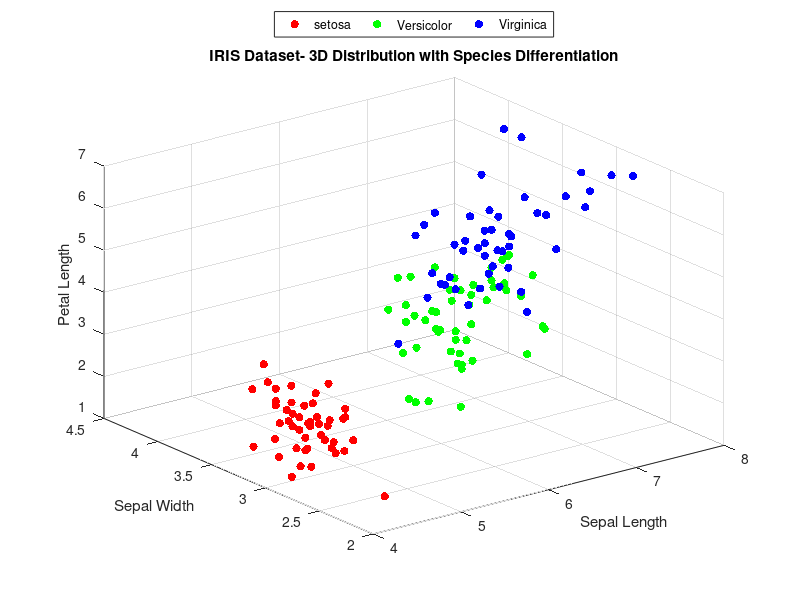

The MATLAB source for this figure:
clear; clc; close all;

resultsDir = fullfile(fileparts(mfilename('fullpath')), 'results');
if ~isfolder(resultsDir)
    mkdir(resultsDir);
end

% 导入IRIS数据集
load fisheriris;

% 提取花萼长度、花萼宽度和花瓣长度数据
sepallength = meas(:,1);
sepalwidth = meas(:,2);
petallength = meas(:,3);

% 根据鸢尾花类型进行分类
setosaIndices = strcmp(species, 'setosa');
versicolorIndices = strcmp(species, 'versicolor');
virginicaIndices = strcmp(species, 'virginica');

% 创建三维散点图
figure;
scatter3(sepallength(setosaIndices), sepalwidth(setosaIndices), petallength(setosaIndices), 'r', 'filled');
hold on;
scatter3(sepallength(versicolorIndices), sepalwidth(versicolorIndices), petallength(versicolorIndices), 'g', 'filled');
scatter3(sepallength(virginicaIndices), sepalwidth(virginicaIndices), petallength(virginicaIndices), 'b', 'filled');

% 设置图形属性
xlabel('Sepal Length');
ylabel('Sepal Width');
zlabel('Petal Length');
title('IRIS Dataset- 3D Distribution with Species Differentiation');
legend('setosa', 'Versicolor', 'Virginica', 'Location', 'northoutside', 'Orientation', 'horizontal');
grid on;
hold off;

exportgraphics(gcf, fullfile(resultsDir, 'iris_3d_scatter.png'), 'Resolution', 150);
save(fullfile(resultsDir, 'iris_3d_scatter_data.mat'), ...
    'sepallength', 'sepalwidth', 'petallength', 'species');
